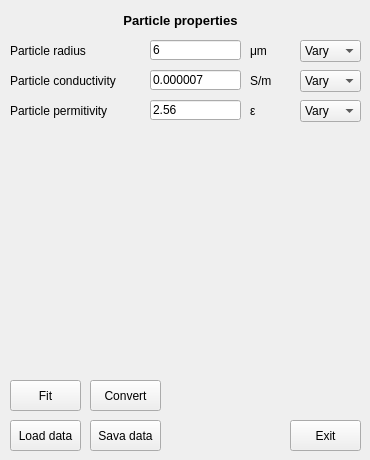
      <widget class="QWidget" name="ModelSphericalTab_3">
       <attribute name="title">
        <string> Homogeneous particle</string>
       </attribute>
       <widget class="QPushButton" name="fitting_hopa_loaddata_button">
        <property name="geometry">
         <rect>
          <x>10</x>
          <y>420</y>
          <width>71</width>
          <height>31</height>
         </rect>
        </property>
        <property name="toolTipDuration">
         <number>1</number>
        </property>
        <property name="text">
         <string>Load data</string>
        </property>
       </widget>
       <widget class="QPushButton" name="fitting_hopa_fitdata_button">
        <property name="geometry">
         <rect>
          <x>10</x>
          <y>380</y>
          <width>71</width>
          <height>31</height>
         </rect>
        </property>
        <property name="text">
         <string>Fit</string>
        </property>
       </widget>
       <widget class="QLabel" name="label_89">
        <property name="geometry">
         <rect>
          <x>0</x>
          <y>10</y>
          <width>361</width>
          <height>21</height>
         </rect>
        </property>
        <property name="font">
         <font>
          <pointsize>10</pointsize>
          <weight>75</weight>
          <bold>true</bold>
         </font>
        </property>
        <property name="frameShape">
         <enum>QFrame::NoFrame</enum>
        </property>
        <property name="frameShadow">
         <enum>QFrame::Plain</enum>
        </property>
        <property name="text">
         <string>Particle properties</string>
        </property>
        <property name="alignment">
         <set>Qt::AlignCenter</set>
        </property>
       </widget>
       <widget class="QLabel" name="label_90">
        <property name="geometry">
         <rect>
          <x>10</x>
          <y>70</y>
          <width>121</width>
          <height>21</height>
         </rect>
        </property>
        <property name="text">
         <string>Particle conductivity</string>
        </property>
       </widget>
       <widget class="QLineEdit" name="fitting_hopa_particle_cond_value_entry">
        <property name="geometry">
         <rect>
          <x>150</x>
          <y>70</y>
          <width>91</width>
          <height>20</height>
         </rect>
        </property>
        <property name="text">
         <string>0.000007</string>
        </property>
       </widget>
       <widget class="QLabel" name="label_91">
        <property name="geometry">
         <rect>
          <x>250</x>
          <y>70</y>
          <width>31</width>
          <height>21</height>
         </rect>
        </property>
        <property name="text">
         <string>S/m</string>
        </property>
       </widget>
       <widget class="QLabel" name="label_92">
        <property name="geometry">
         <rect>
          <x>10</x>
          <y>100</y>
          <width>121</width>
          <height>21</height>
         </rect>
        </property>
        <property name="text">
         <string>Particle permitivity</string>
        </property>
       </widget>
       <widget class="QLineEdit" name="fitting_hopa_particle_perm_value_entry">
        <property name="geometry">
         <rect>
          <x>150</x>
          <y>100</y>
          <width>91</width>
          <height>20</height>
         </rect>
        </property>
        <property name="text">
         <string>2.56</string>
        </property>
       </widget>
       <widget class="QLabel" name="label_93">
        <property name="geometry">
         <rect>
          <x>250</x>
          <y>100</y>
          <width>31</width>
          <height>21</height>
         </rect>
        </property>
        <property name="text">
         <string>ε</string>
        </property>
       </widget>
       <widget class="QLabel" name="label_94">
        <property name="geometry">
         <rect>
          <x>10</x>
          <y>40</y>
          <width>121</width>
          <height>21</height>
         </rect>
        </property>
        <property name="text">
         <string>Particle radius</string>
        </property>
       </widget>
       <widget class="QLineEdit" name="fitting_hopa_particle_radius_value_entry">
        <property name="geometry">
         <rect>
          <x>150</x>
          <y>40</y>
          <width>91</width>
          <height>20</height>
         </rect>
        </property>
        <property name="text">
         <string>6</string>
        </property>
       </widget>
       <widget class="QLabel" name="label_95">
        <property name="geometry">
         <rect>
          <x>250</x>
          <y>40</y>
          <width>31</width>
          <height>21</height>
         </rect>
        </property>
        <property name="text">
         <string>μm</string>
        </property>
       </widget>
       <widget class="QComboBox" name="fitting_hopa_particle_radius_vary">
        <property name="geometry">
         <rect>
          <x>300</x>
          <y>40</y>
          <width>61</width>
          <height>22</height>
         </rect>
        </property>
        <item>
         <property name="text">
          <string>Vary</string>
         </property>
        </item>
        <item>
         <property name="text">
          <string>Fixed</string>
         </property>
        </item>
       </widget>
       <widget class="QComboBox" name="fitting_hopa_particle_cond_vary">
        <property name="geometry">
         <rect>
          <x>300</x>
          <y>70</y>
          <width>61</width>
          <height>22</height>
         </rect>
        </property>
        <item>
         <property name="text">
          <string>Vary</string>
         </property>
        </item>
        <item>
         <property name="text">
          <string>Fixed</string>
         </property>
        </item>
       </widget>
       <widget class="QComboBox" name="fitting_hopa_particle_perm_vary">
        <property name="geometry">
         <rect>
          <x>300</x>
          <y>100</y>
          <width>61</width>
          <height>22</height>
         </rect>
        </property>
        <item>
         <property name="text">
          <string>Vary</string>
         </property>
        </item>
        <item>
         <property name="text">
          <string>Fixed</string>
         </property>
        </item>
       </widget>
       <widget class="QPushButton" name="fitting_hopa_savedata_button">
        <property name="geometry">
         <rect>
          <x>90</x>
          <y>420</y>
          <width>71</width>
          <height>31</height>
         </rect>
        </property>
        <property name="text">
         <string>Sava data</string>
        </property>
       </widget>
       <widget class="QPushButton" name="fitting_hopa_exit_button">
        <property name="geometry">
         <rect>
          <x>290</x>
          <y>420</y>
          <width>71</width>
          <height>31</height>
         </rect>
        </property>
        <property name="text">
         <string>Exit</string>
        </property>
       </widget>
       <widget class="QPushButton" name="qtvar_main_hopa_convertButton">
        <property name="geometry">
         <rect>
          <x>90</x>
          <y>380</y>
          <width>71</width>
          <height>31</height>
         </rect>
        </property>
        <property name="text">
         <string>Convert</string>
        </property>
       </widget>
      </widget>
